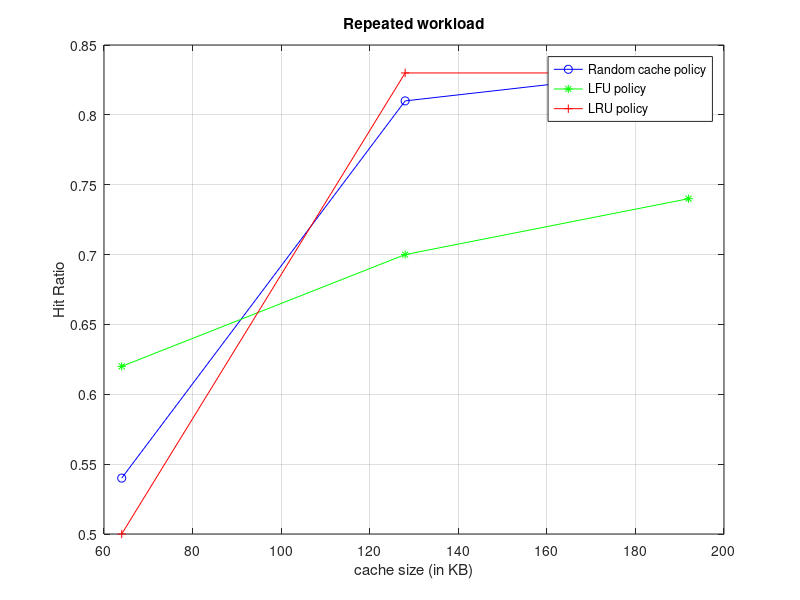

This figure's MATLAB source: (Note: this script raises an error after producing the figure.)
cache_size = [64,128,192]

% random load response_no_cache=[864088,864088,864088]
response_random=[495440,428689, 382818]
response_LRU=[570100, 425000, 330654]
response_LFU=[569808, 508257, 483281]
response_no_cache=[864088,864088,864088]

% repeated load
response_random =[457968, 146610, 150257]
response_LRU =[ 506079,122029 , 138340]
response_LFU =[ 355257,317668,268472 ]
response_no_cache=[655588,655588,655588]

hitrate_random=[0.54, 0.81,0.833]
hitrate_LRU=[0.50,0.83,0.83]
hitrate_LFU=[0.62,0.70,0.74]
plot(cache_size, hitrate_random, 'b-o', cache_size, hitrate_LFU, 'g-*' ,cache_size, hitrate_LRU, 'r-+' )
% plot(cache_size, response_random, 'b-o', cache_size, response_LFU, 'g-*' ,cache_size, response_LRU, 'r-+' , cache_size,response_no_cache, 'm-s' )
grid on
grid minor
xlabel('cache size (in KB)')
ylabel('Hit Ratio')
%ylabel('Average response time (in microsecond)')
title('Repeated workload')
legend('Random cache policy','LFU policy','LRU policy','No cache policy')
grid minor
ax = gca
ax.XTick=[64,128,192]